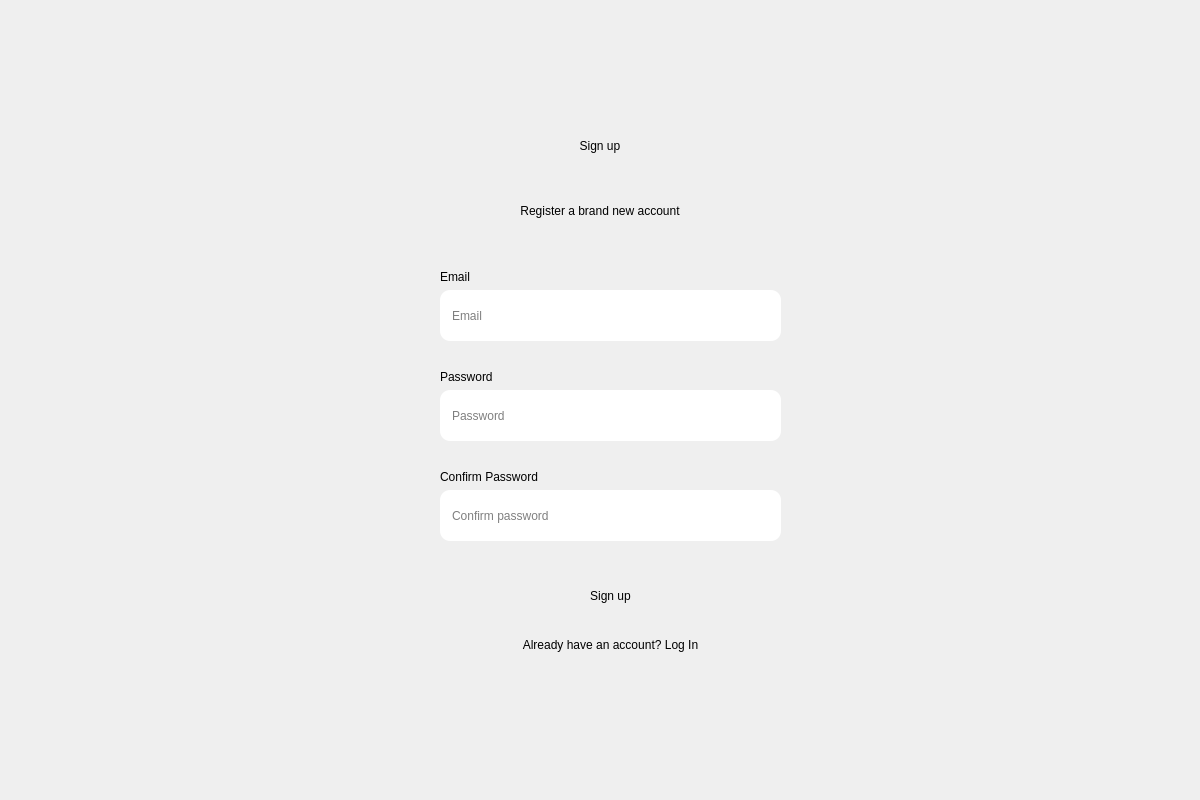
<?xml version="1.0" encoding="UTF-8"?>
<ui version="4.0">
 <class>Dialog</class>
 <widget class="QDialog" name="Dialog">
  <property name="geometry">
   <rect>
    <x>0</x>
    <y>0</y>
    <width>1200</width>
    <height>800</height>
   </rect>
  </property>
  <property name="windowTitle">
   <string>Dialog</string>
  </property>

  <widget class="QWidget" name="bgwidget" native="true">
   <property name="geometry">
    <rect>
     <x>0</x>
     <y>0</y>
     <width>1201</width>
     <height>801</height>
    </rect>
   </property>

   <property name="styleSheet">
    <string notr="true">
QWidget#bgwidget[theme="light"] {
    background-color: qlineargradient(spread:pad,
                                      x1:0, y1:0,
                                      x2:1, y2:1,
                                      stop:0 #DCC7AA,
                                      stop:1 #FFFFFF);
}

QWidget#bgwidget[theme="dark"] {
    background-color: qlineargradient(spread:pad,
                                      x1:0, y1:0,
                                      x2:1, y2:1,
                                      stop:0 #0f172a,
                                      stop:1 #1e293b);
}

QWidget#bgwidget QLabel {
    font: 11pt "Segoe UI";
}

QWidget#bgwidget[theme="light"] QLabel {
    color: #3A2A20;
}

QWidget#bgwidget[theme="dark"] QLabel {
    color: #e2e8f0;
}

QWidget#bgwidget QLabel#label {
    font: 700 36pt "Segoe UI";
}

QWidget#bgwidget QLabel#label_2 {
    font: 16pt "Segoe UI";
}

QWidget#bgwidget QLabel#error {
    font: 10pt "Segoe UI";
    color: #FF4D4D;
}

QWidget#bgwidget QLineEdit {
    border-radius: 10px;
    padding: 6px 10px;
    font: 11pt "Segoe UI";
}

QWidget#bgwidget[theme="light"] QLineEdit {
    background-color: #FFFFFF;
    border: 1px solid #C97B5A;
    color: #3A2A20;
}

QWidget#bgwidget[theme="dark"] QLineEdit {
    background-color: #1e293b;
    border: 1px solid #3b82f6;
    color: #e2e8f0;
}

QWidget#bgwidget QLineEdit:focus {
    border: 1px solid #3b82f6;
}

QWidget#bgwidget QPushButton#signup {
    border-radius: 20px;
    font: 600 14pt "Segoe UI";
    padding: 8px 12px;
    border: none;
}

QWidget#bgwidget[theme="light"] QPushButton#signup {
    background-color: qlineargradient(spread:pad,
                                      x1:0, y1:0,
                                      x2:1, y2:0,
                                      stop:0 #C97B5A,
                                      stop:1 #B06345);
    color: #FFFFFF;
}

QWidget#bgwidget[theme="light"] QPushButton#signup:hover {
    background-color: qlineargradient(spread:pad,
                                      x1:0, y1:0,
                                      x2:1, y2:0,
                                      stop:0 #D18764,
                                      stop:1 #BD6D4F);
}

QWidget#bgwidget[theme="light"] QPushButton#signup:pressed {
    background-color: qlineargradient(spread:pad,
                                      x1:0, y1:0,
                                      x2:1, y2:0,
                                      stop:0 #A3573C,
                                      stop:1 #8B4731);
}

QWidget#bgwidget[theme="dark"] QPushButton#signup {
    background-color: qlineargradient(spread:pad,
                                      x1:0, y1:0,
                                      x2:1, y2:0,
                                      stop:0 #3b82f6,
                                      stop:1 #2563eb);
    color: #FFFFFF;
}

QWidget#bgwidget[theme="dark"] QPushButton#signup:hover {
    background-color: qlineargradient(spread:pad,
                                      x1:0, y1:0,
                                      x2:1, y2:0,
                                      stop:0 #60a5fa,
                                      stop:1 #3b82f6);
}

QWidget#bgwidget[theme="dark"] QPushButton#signup:pressed {
    background-color: qlineargradient(spread:pad,
                                      x1:0, y1:0,
                                      x2:1, y2:0,
                                      stop:0 #1d4ed8,
                                      stop:1 #1e40af);
}

QWidget#bgwidget QPushButton#backToLogin {
    background-color: transparent;
    border: none;
    border-radius: 0;
    font: 10pt "Segoe UI";
    padding: 0px;
    text-align: center;
}

QWidget#bgwidget[theme="light"] QPushButton#backToLogin {
    color: #C97B5A;
    text-decoration: underline;
}

QWidget#bgwidget[theme="dark"] QPushButton#backToLogin {
    color: #60a5fa;
    text-decoration: underline;
}

QWidget#bgwidget QPushButton#backToLogin:hover {
    opacity: 0.8;
}

/* Theme Toggle Button Styles */
QWidget#bgwidget QPushButton#themeToggle {
    background-color: transparent;
    border: none;
    border-radius: 25px;
}
QWidget#bgwidget QPushButton#themeToggle:hover {
    background-color: rgba(128, 128, 128, 0.2);
}
    </string>
   </property>

   <widget class="QLabel" name="label">
    <property name="geometry">
     <rect>
      <x>450</x>
      <y>110</y>
      <width>300</width>
      <height>71</height>
     </rect>
    </property>
    <property name="styleSheet">
     <string notr="true"/>
    </property>
    <property name="text">
     <string>Sign up</string>
    </property>
    <property name="alignment">
     <set>Qt::AlignCenter</set>
    </property>
   </widget>

   <widget class="QLabel" name="label_2">
    <property name="geometry">
     <rect>
      <x>410</x>
      <y>190</y>
      <width>380</width>
      <height>41</height>
     </rect>
    </property>
    <property name="styleSheet">
     <string notr="true"/>
    </property>
    <property name="text">
     <string>Register a brand new account</string>
    </property>
    <property name="alignment">
     <set>Qt::AlignCenter</set>
    </property>
   </widget>

   <widget class="QLabel" name="label_3">
    <property name="geometry">
     <rect>
      <x>440</x>
      <y>270</y>
      <width>81</width>
      <height>20</height>
     </rect>
    </property>
    <property name="styleSheet">
     <string notr="true"/>
    </property>
    <property name="text">
     <string>Email</string>
    </property>
    <property name="alignment">
     <set>Qt::AlignLeft</set>
    </property>
   </widget>

   <widget class="QLineEdit" name="emailfield">
    <property name="geometry">
     <rect>
      <x>440</x>
      <y>290</y>
      <width>341</width>
      <height>51</height>
     </rect>
    </property>
    <property name="styleSheet">
     <string notr="true"/>
    </property>
    <property name="placeholderText">
     <string>Email</string>
    </property>
   </widget>

   <widget class="QLabel" name="label_4">
    <property name="geometry">
     <rect>
      <x>440</x>
      <y>370</y>
      <width>81</width>
      <height>20</height>
     </rect>
    </property>
    <property name="styleSheet">
     <string notr="true"/>
    </property>
    <property name="text">
     <string>Password</string>
    </property>
    <property name="alignment">
     <set>Qt::AlignLeft</set>
    </property>
   </widget>

   <widget class="QLineEdit" name="passwordfield">
    <property name="geometry">
     <rect>
      <x>440</x>
      <y>390</y>
      <width>341</width>
      <height>51</height>
     </rect>
    </property>
    <property name="styleSheet">
     <string notr="true"/>
    </property>
    <property name="placeholderText">
     <string>Password</string>
    </property>
   </widget>

   <widget class="QLabel" name="label_5">
    <property name="geometry">
     <rect>
      <x>440</x>
      <y>470</y>
      <width>141</width>
      <height>20</height>
     </rect>
    </property>
    <property name="styleSheet">
     <string notr="true"/>
    </property>
    <property name="text">
     <string>Confirm Password</string>
    </property>
    <property name="alignment">
     <set>Qt::AlignLeft</set>
    </property>
   </widget>

   <widget class="QLineEdit" name="confirmpasswordfield">
    <property name="geometry">
     <rect>
      <x>440</x>
      <y>490</y>
      <width>341</width>
      <height>51</height>
     </rect>
    </property>
    <property name="styleSheet">
     <string notr="true"/>
    </property>
    <property name="placeholderText">
     <string>Confirm password</string>
    </property>
   </widget>

   <widget class="QLabel" name="error">
    <property name="geometry">
     <rect>
      <x>440</x>
      <y>540</y>
      <width>341</width>
      <height>20</height>
     </rect>
    </property>
    <property name="styleSheet">
     <string notr="true"/>
    </property>
    <property name="text">
     <string/>
    </property>
   </widget>

   <widget class="QPushButton" name="signup">
    <property name="geometry">
     <rect>
      <x>440</x>
      <y>570</y>
      <width>341</width>
      <height>51</height>
     </rect>
    </property>
    <property name="styleSheet">
     <string notr="true"/>
    </property>
    <property name="text">
     <string>Sign up</string>
    </property>
   </widget>

   <widget class="QPushButton" name="backToLogin">
    <property name="geometry">
     <rect>
      <x>440</x>
      <y>630</y>
      <width>341</width>
      <height>30</height>
     </rect>
    </property>
    <property name="styleSheet">
     <string notr="true"/>
    </property>
    <property name="text">
     <string>Already have an account? Log In</string>
    </property>
   </widget>


    <!-- THEME TOGGLE BUTTON -->
    <widget class="QPushButton" name="themeToggle">
     <property name="geometry">
      <rect>
       <x>1100</x>
       <y>40</y>
       <width>50</width>
       <height>50</height>
      </rect>
     </property>
     <property name="text">
      <string/>
     </property>
    </widget>

  </widget>
 </widget>
 <resources/>
 <connections/>
</ui>
